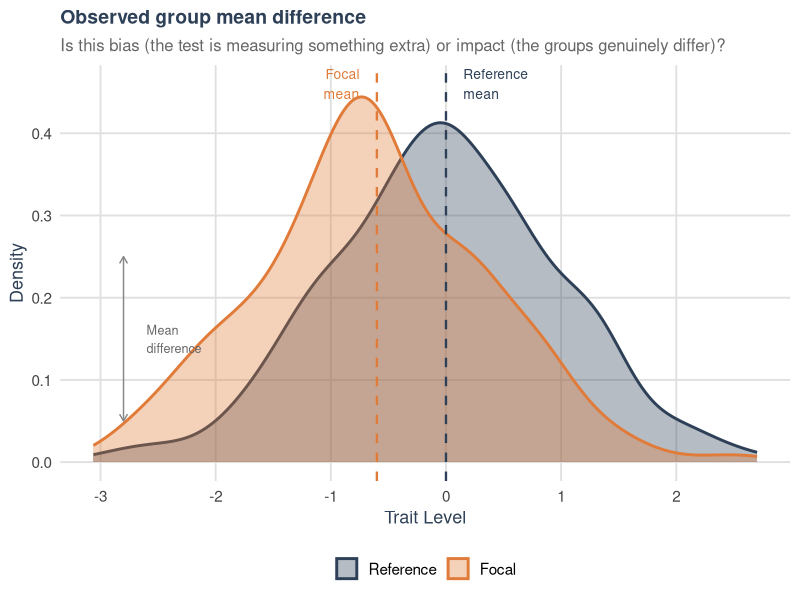
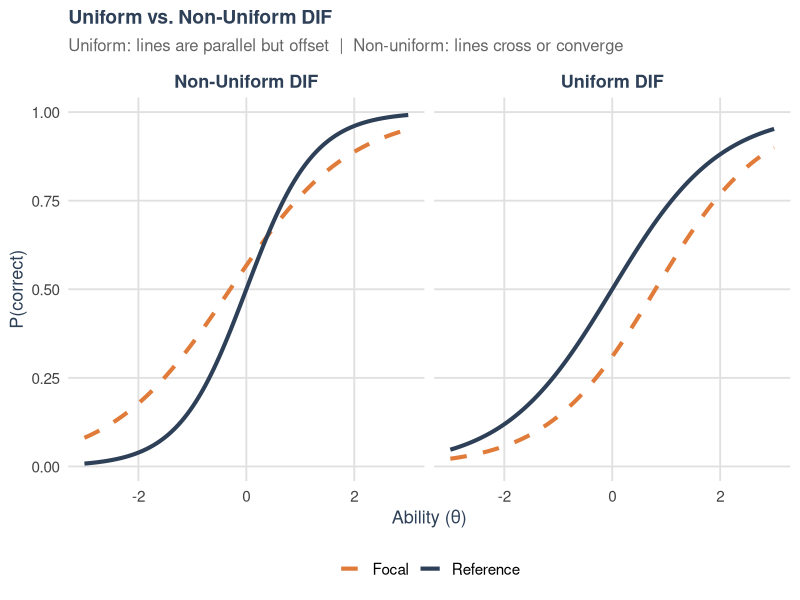
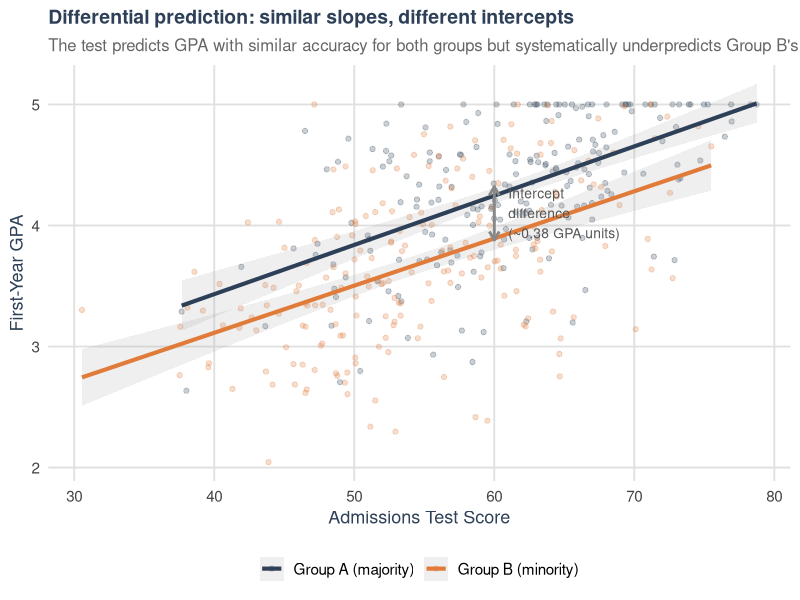

Write the R code that produced these figures, in order.
## ---- chunk 1
library(ggplot2)
library(dplyr)
library(tidyr)
library(knitr)
library(kableExtra)

# Common theme for all ggplots
theme_week11 <- function() {
  theme_minimal(base_size = 14) +
    theme(
      plot.background  = element_rect(fill = "transparent", color = NA),
      panel.background = element_rect(fill = "transparent", color = NA),
      panel.grid.minor = element_blank(),
      panel.grid.major = element_line(color = "#e0e0e0"),
      axis.title       = element_text(color = "#2E4057", size = 13),
      axis.text        = element_text(color = "#444444", size = 11),
      plot.title       = element_text(color = "#2E4057", size = 14, face = "bold"),
      plot.subtitle    = element_text(color = "#666666", size = 12),
      legend.background = element_rect(fill = "transparent", color = NA),
      legend.text      = element_text(size = 11)
    )
}

pal_ref  <- "#2E4057"   # dark blue  — reference group
pal_foc  <- "#E07B39"   # orange     — focal group
pal_acc  <- "#3A7D44"   # green      — accents
pal_lt   <- "#F5F5F5"   # light grey — backgrounds
## ---- chunk 2
bias_df <- tibble::tribble(
  ~Source,           ~`What it means`,                                              ~`How it is detected`,
  "Sampling",        "Norm sample is not representative of the target population",   "Review norm sample demographics",
  "Construct",       "The construct is defined or expressed differently across groups", "Multi-group CFA, expert review, focus groups",
  "Item",            "Individual items function differently for different groups",    "DIF analyses (MH, logistic regression)",
  "Test-taking",     "Construct-irrelevant person factors affect performance",        "Group comparisons, response time, interviews",
  "Predictive",      "The test predicts outcomes with different accuracy by group",   "Differential prediction, separate regression by group"
)

kable(bias_df, format = "html", escape = FALSE) |>
  kable_styling(
    bootstrap_options = c("striped", "hover"),
    full_width = TRUE,
    font_size = 13
  ) |>
  row_spec(0, bold = TRUE, background = "#2E4057", color = "white") |>
  column_spec(1, bold = TRUE, width = "14em") |>
  column_spec(2, width = "26em") |>
  column_spec(3, width = "22em")
## ---- chunk 3
set.seed(42)
n <- 300

# Two groups with different means on the trait
df_plot <- bind_rows(
  tibble(theta = rnorm(n, mean = 0.0, sd = 1), group = "Reference"),
  tibble(theta = rnorm(n, mean = -0.6, sd = 1), group = "Focal")
) |>
  mutate(group = factor(group, levels = c("Reference", "Focal")))

ggplot(df_plot, aes(x = theta, fill = group, color = group)) +
  geom_density(alpha = 0.35, linewidth = 1) +
  geom_vline(xintercept = 0,    color = pal_ref, linetype = "dashed", linewidth = 0.8) +
  geom_vline(xintercept = -0.6, color = pal_foc, linetype = "dashed", linewidth = 0.8) +
  scale_fill_manual(values  = c("Reference" = pal_ref, "Focal" = pal_foc)) +
  scale_color_manual(values = c("Reference" = pal_ref, "Focal" = pal_foc)) +
  annotate("text", x = 0.15,  y = 0.46, label = "Reference\nmean", color = pal_ref, size = 3.5, hjust = 0) +
  annotate("text", x = -0.75, y = 0.46, label = "Focal\nmean",      color = pal_foc, size = 3.5, hjust = 1) +
  annotate("segment", x = -2.8, xend = -2.8, y = 0.05, yend = 0.25,
           arrow = arrow(length = unit(0.2, "cm"), ends = "both"), color = "#888888") +
  annotate("text", x = -2.6, y = 0.15, label = "Mean\ndifference", color = "#666666", size = 3.2, hjust = 0) +
  labs(
    x = "Trait Level", y = "Density",
    title = "Observed group mean difference",
    subtitle = "Is this bias (the test is measuring something extra) or impact (the groups genuinely differ)?"
  ) +
  theme_week11() +
  theme(legend.title = element_blank(), legend.position = "bottom")
## ---- chunk 4
theta_seq <- seq(-3, 3, by = 0.05)

# ── Uniform DIF ────────────────────────────────────────────────────────────────
# Reference: b = 0; Focal: b = 0.8 (harder for focal at all levels)
p_ref_u <- 1 / (1 + exp(-(theta_seq - 0.0)))
p_foc_u <- 1 / (1 + exp(-(theta_seq - 0.8)))

# ── Non-Uniform DIF ────────────────────────────────────────────────────────────
# Reference: standard logistic; Focal: shallower slope, crossing at theta ~ 0
p_ref_n <- 1 / (1 + exp(-1.6 * (theta_seq - 0.0)))
p_foc_n <- 1 / (1 + exp(-0.9 * (theta_seq + 0.3)))

df_dif <- bind_rows(
  tibble(theta = theta_seq, p = p_ref_u, group = "Reference", type = "Uniform DIF"),
  tibble(theta = theta_seq, p = p_foc_u, group = "Focal",     type = "Uniform DIF"),
  tibble(theta = theta_seq, p = p_ref_n, group = "Reference", type = "Non-Uniform DIF"),
  tibble(theta = theta_seq, p = p_foc_n, group = "Focal",     type = "Non-Uniform DIF")
)

ggplot(df_dif, aes(x = theta, y = p, color = group, linetype = group)) +
  geom_line(linewidth = 1.4) +
  facet_wrap(~type) +
  scale_color_manual(values = c("Reference" = pal_ref, "Focal" = pal_foc)) +
  scale_linetype_manual(values = c("Reference" = "solid", "Focal" = "dashed")) +
  labs(
    x = "Ability (θ)", y = "P(correct)",
    title = "Uniform vs. Non-Uniform DIF",
    subtitle = "Uniform: lines are parallel but offset  |  Non-uniform: lines cross or converge"
  ) +
  theme_week11() +
  theme(
    legend.title    = element_blank(),
    legend.position = "bottom",
    strip.text      = element_text(size = 13, face = "bold", color = "#2E4057")
  )
## ---- chunk 5
mh_ex <- tibble::tribble(
  ~Group,       ~`Correct`,  ~`Incorrect`, ~`P(correct)`,
  "Reference",  "28",        "12",          ".70",
  "Focal",      "16",        "14",          ".53"
)
kable(mh_ex, format = "html", align = "lccc") |>
  kable_styling(bootstrap_options = "bordered", full_width = FALSE, font_size = 14) |>
  row_spec(0, bold = TRUE, background = "#2E4057", color = "white")
## ---- chunk 6
ets_df <- tibble::tribble(
  ~Class, ~Criteria,                                          ~`What it means`,              ~`Action`,
  "A",    "|Δ| < 1.0,  OR  not statistically significant",   "Negligible DIF",               "No action required",
  "B",    "|Δ| ≥ 1.0 and significant, but |Δ| < 1.5",       "Moderate DIF",                 "Expert review warranted",
  "C",    "|Δ| ≥ 1.5 and statistically significant",         "Large DIF",                    "Strong flag — review before retaining"
)

kable(ets_df, format = "html", escape = FALSE) |>
  kable_styling(bootstrap_options = c("striped", "hover"), full_width = TRUE, font_size = 13) |>
  row_spec(0, bold = TRUE, background = "#2E4057", color = "white") |>
  row_spec(1, background = "#E2EFDA") |>
  row_spec(2, background = "#FFF2CC") |>
  row_spec(3, background = "#FCE4D6") |>
  column_spec(1, bold = TRUE, width = "4em")
## ---- chunk 7
lr_df <- tibble::tribble(
  ~Model,    ~Predictors,                               ~`What it tests`,
  "Model 1", "Total score",                             "Baseline — ability predicts item response",
  "Model 2", "Total score + group",                     "Uniform DIF — does group predict response after controlling for ability?",
  "Model 3", "Total score + group + group × score",     "Non-uniform DIF — does the group effect vary by ability level?"
)
kable(lr_df, format = "html") |>
  kable_styling(bootstrap_options = c("striped", "hover"), full_width = TRUE, font_size = 13) |>
  row_spec(0, bold = TRUE, background = "#2E4057", color = "white") |>
  column_spec(1, bold = TRUE, width = "6em")
## ---- chunk 8
set.seed(99)
n_a <- 200; n_b <- 200

score_a <- rnorm(n_a, 62, 8)
score_b <- rnorm(n_b, 55, 8)

gpa_a <- 1.80 + 0.042 * score_a + rnorm(n_a, 0, 0.55)
gpa_b <- 1.42 + 0.041 * score_b + rnorm(n_b, 0, 0.57)

gpa_a <- pmax(0, pmin(5, gpa_a))
gpa_b <- pmax(0, pmin(5, gpa_b))

df_pred <- bind_rows(
  tibble(score = score_a, gpa = gpa_a, group = "Group A (majority)"),
  tibble(score = score_b, gpa = gpa_b, group = "Group B (minority)")
)

ggplot(df_pred, aes(x = score, y = gpa, color = group)) +
  geom_point(alpha = 0.25, size = 1.5) +
  geom_smooth(method = "lm", se = TRUE, linewidth = 1.4, alpha = 0.15) +
  scale_color_manual(values = c("Group A (majority)" = pal_ref, "Group B (minority)" = pal_foc)) +
  annotate("segment",
    x = 60, xend = 60, y = 1.80 + 0.042*60, yend = 1.42 + 0.041*60,
    arrow = arrow(length = unit(0.25, "cm"), ends = "both"), color = "#888888", linewidth = 1
  ) +
  annotate("text", x = 61, y = (1.80 + 0.042*60 + 1.42 + 0.041*60)/2,
    label = "Intercept\ndifference\n(~0.38 GPA units)", color = "#555555", size = 3.5, hjust = 0
  ) +
  labs(
    x = "Admissions Test Score", y = "First-Year GPA",
    title = "Differential prediction: similar slopes, different intercepts",
    subtitle = "The test predicts GPA with similar accuracy for both groups but systematically underpredicts Group B's actual GPA"
  ) +
  theme_week11() +
  theme(legend.title = element_blank(), legend.position = "bottom")
## ---- chunk 9
fair_df <- tibble::tribble(
  ~`Evidence type`,        ~`What it addresses`,                          ~`Method`,
  "Item-level DIF",         "Individual items functioning differently",     "MH, logistic regression",
  "Construct equivalence",  "Same factor structure and loadings across groups", "Multi-group CFA, measurement invariance",
  "Predictive validity",    "Scores forecasting outcomes equally well",     "Differential prediction, regression by group",
  "Qualitative review",     "Sources of bias not visible in statistics",   "Cognitive interviews, expert panels, focus groups",
  "Norming adequacy",       "Norm sample representing the target population", "Demographic review of standardization sample"
)
kable(fair_df, format = "html") |>
  kable_styling(bootstrap_options = c("striped", "hover"), full_width = TRUE, font_size = 13) |>
  row_spec(0, bold = TRUE, background = "#2E4057", color = "white") |>
  column_spec(1, bold = TRUE)
